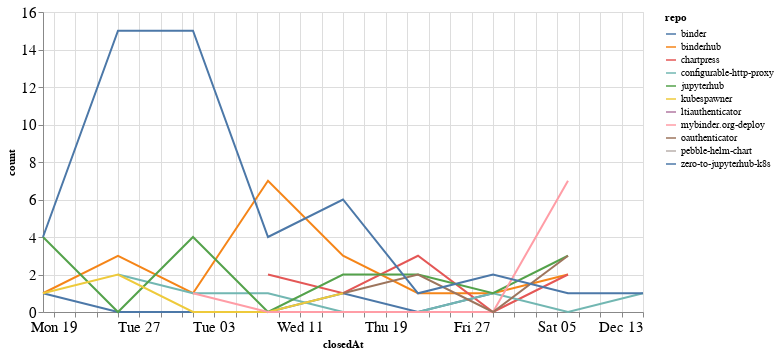

The notebook cell saved with this chart:
### Code cell
closed_by_time = closed_by.groupby('repo').resample('W', on='closedAt').count()['author'].reset_index()
closed_by_time = closed_by_time.rename(columns={'author': 'count'})

alt.Chart(closed_by_time, width=600).mark_line().encode(
    x='closedAt',
    y='count',
    color='repo',
    tooltip="repo"
)

### Figure 1 — Vega-Lite specification as saved in the notebook (floating-point values rounded to 4 significant figures)
{"config": {"axisLeft": {"labelFontSize": 15}, "axisBottom": {"labelFontSize": 15}}, "data": {"name": "data-400f7a56ea94c00de5471efb14971f3a"}, "mark": "line", "encoding": {"color": {"type": "nominal", "field": "repo"}, "tooltip": {"type": "nominal", "field": "repo"}, "x": {"type": "temporal", "field": "closedAt"}, "y": {"type": "quantitative", "field": "count"}}, "width": 600, "$schema": "https://vega.github.io/schema/vega-lite/v4.8.1.json", "datasets": {"data-400f7a56ea94c00de5471efb14971f3a": [{"repo": "binder", "closedAt": "2020-10-18T00:00:00", "count": 1}, {"repo": "binder", "closedAt": "2020-10-25T00:00:00", "count": 0}, {"repo": "binder", "closedAt": "2020-11-01T00:00:00", "count": 0}, {"repo": "binder", "closedAt": "2020-11-08T00:00:00", "count": 0}, {"repo": "binder", "closedAt": "2020-11-15T00:00:00", "count": 1}, {"repo": "binder", "closedAt": "2020-11-22T00:00:00", "count": 0}, {"repo": "binder", "closedAt": "2020-11-29T00:00:00", "count": 1}, {"repo": "binderhub", "closedAt": "2020-10-18T00:00:00", "count": 1}, {"repo": "binderhub", "closedAt": "2020-10-25T00:00:00", "count": 3}, {"repo": "binderhub", "closedAt": "2020-11-01T00:00:00", "count": 1}, {"repo": "binderhub", "closedAt": "2020-11-08T00:00:00", "count": 7}, {"repo": "binderhub", "closedAt": "2020-11-15T00:00:00", "count": 3}, {"repo": "binderhub", "closedAt": "2020-11-22T00:00:00", "count": 1}, {"repo": "binderhub", "closedAt": "2020-11-29T00:00:00", "count": 1}, {"repo": "binderhub", "closedAt": "2020-12-06T00:00:00", "count": 2}, {"repo": "chartpress", "closedAt": "2020-11-08T00:00:00", "count": 2}, {"repo": "chartpress", "closedAt": "2020-11-15T00:00:00", "count": 1}, {"repo": "chartpress", "closedAt": "2020-11-22T00:00:00", "count": 3}, {"repo": "chartpress", "closedAt": "2020-11-29T00:00:00", "count": 0}, {"repo": "chartpress", "closedAt": "2020-12-06T00:00:00", "count": 2}, {"repo": "configurable-http-proxy", "closedAt": "2020-10-25T00:00:00", "count": 2}, {"repo": "configurable-http-proxy", "closedAt": "2020-11-01T00:00:00", "count": 1}, {"repo": "configurable-http-proxy", "closedAt": "2020-11-08T00:00:00", "count": 1}, {"repo": "configurable-http-proxy", "closedAt": "2020-11-15T00:00:00", "count": 0}, {"repo": "configurable-http-proxy", "closedAt": "2020-11-22T00:00:00", "count": 0}, {"repo": "configurable-http-proxy", "closedAt": "2020-11-29T00:00:00", "count": 1}, {"repo": "configurable-http-proxy", "closedAt": "2020-12-06T00:00:00", "count": 0}, {"repo": "configurable-http-proxy", "closedAt": "2020-12-13T00:00:00", "count": 1}, {"repo": "jupyterhub", "closedAt": "2020-10-18T00:00:00", "count": 4}, {"repo": "jupyterhub", "closedAt": "2020-10-25T00:00:00", "count": 0}, {"repo": "jupyterhub", "closedAt": "2020-11-01T00:00:00", "count": 4}, {"repo": "jupyterhub", "closedAt": "2020-11-08T00:00:00", "count": 0}, {"repo": "jupyterhub", "closedAt": "2020-11-15T00:00:00", "count": 2}, {"repo": "jupyterhub", "closedAt": "2020-11-22T00:00:00", "count": 2}, {"repo": "jupyterhub", "closedAt": "2020-11-29T00:00:00", "count": 1}, {"repo": "jupyterhub", "closedAt": "2020-12-06T00:00:00", "count": 3}, {"repo": "kubespawner", "closedAt": "2020-10-18T00:00:00", "count": 1}, {"repo": "kubespawner", "closedAt": "2020-10-25T00:00:00", "count": 2}, {"repo": "kubespawner", "closedAt": "2020-11-01T00:00:00", "count": 0}, {"repo": "kubespawner", "closedAt": "2020-11-08T00:00:00", "count": 0}, {"repo": "kubespawner", "closedAt": "2020-11-15T00:00:00", "count": 1}, {"repo": "ltiauthenticator", "closedAt": "2020-12-06T00:00:00", "count": 1}, {"repo": "mybinder.org-deploy", "closedAt": "2020-11-01T00:00:00", "count": 1}, {"repo": "mybinder.org-deploy", "closedAt": "2020-11-08T00:00:00", "count": 0}, {"repo": "mybinder.org-deploy", "closedAt": "2020-11-15T00:00:00", "count": 0}, {"repo": "mybinder.org-deploy", "closedAt": "2020-11-22T00:00:00", "count": 0}, {"repo": "mybinder.org-deploy", "closedAt": "2020-11-29T00:00:00", "count": 0}, {"repo": "mybinder.org-deploy", "closedAt": "2020-12-06T00:00:00", "count": 7}, {"repo": "oauthenticator", "closedAt": "2020-11-15T00:00:00", "count": 1}, {"repo": "oauthenticator", "closedAt": "2020-11-22T00:00:00", "count": 2}, {"repo": "oauthenticator", "closedAt": "2020-11-29T00:00:00", "count": 0}, {"repo": "oauthenticator", "closedAt": "2020-12-06T00:00:00", "count": 3}, {"repo": "pebble-helm-chart", "closedAt": "2020-11-08T00:00:00", "count": 1}, {"repo": "zero-to-jupyterhub-k8s", "closedAt": "2020-10-18T00:00:00", "count": 4}, {"repo": "zero-to-jupyterhub-k8s", "closedAt": "2020-10-25T00:00:00", "count": 15}, {"repo": "zero-to-jupyterhub-k8s", "closedAt": "2020-11-01T00:00:00", "count": 15}, {"repo": "zero-to-jupyterhub-k8s", "closedAt": "2020-11-08T00:00:00", "count": 4}, {"repo": "zero-to-jupyterhub-k8s", "closedAt": "2020-11-15T00:00:00", "count": 6}, {"repo": "zero-to-jupyterhub-k8s", "closedAt": "2020-11-22T00:00:00", "count": 1}, {"repo": "zero-to-jupyterhub-k8s", "closedAt": "2020-11-29T00:00:00", "count": 2}, {"repo": "zero-to-jupyterhub-k8s", "closedAt": "2020-12-06T00:00:00", "count": 1}, {"repo": "zero-to-jupyterhub-k8s", "closedAt": "2020-12-13T00:00:00", "count": 1}]}}
